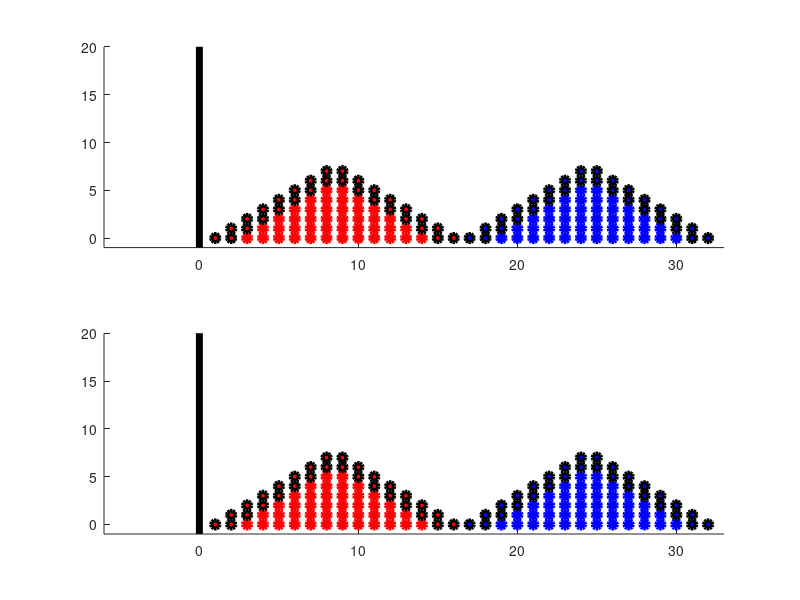
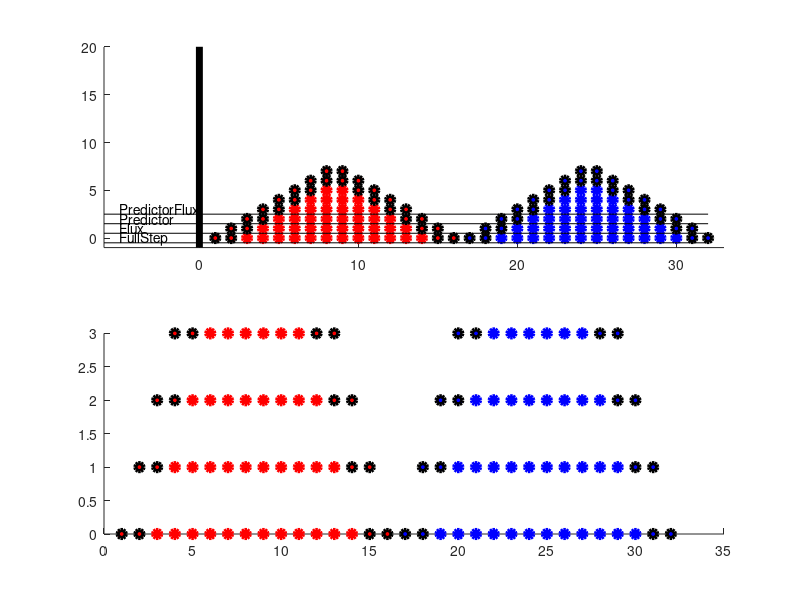

The MATLAB source for these figures, in order:
clear
clc
close all

tpb = 16;
clr = {'r','b'};
index = 1:tpb;

for k = 1:tpb/2
    for n = 1:2
        for a = k:(tpb+1)-k
            figure(1)
            subplot(2,1,1)
            hold on
            g = a+(n-1)*tpb;
            h = plot(g,k-1,strcat('o',clr{n}),'MarkerFaceColor',clr{n},'LineWidth',3);
            if a<(k+2) || a>(tpb-(k+1))
                set(h,'MarkerEdgeColor','k')
            end
            
            subplot(2,1,2)
            hold on
            h = plot(g,k-1,strcat('o',clr{n}),'MarkerFaceColor',clr{n},'LineWidth',3);
            if a<(k+2) || a>(tpb-(k+1))
                set(h,'MarkerEdgeColor','k')
            end
            
            figure(2)
            subplot(2,1,1)
            hold on
            h = plot(g,k-1,strcat('o',clr{n}),'MarkerFaceColor',clr{n},'LineWidth',3);
            if a<(k+2) || a>(tpb-(k+1))
                set(h,'MarkerEdgeColor','k')
            end
            
            if (k-1) < tpb/4
                subplot(2,1,2)
                hold on
                h = plot(g,k-1,strcat('o',clr{n}),'MarkerFaceColor',clr{n},'LineWidth',3);
                if a<(k+2) || a>(tpb-(k+1))
                    set(h,'MarkerEdgeColor','k')
                end
            end
        end
    end
end

figure(1)
subplot(2,1,1)
xlim([-6,2*tpb+1])
ylim([-1,1.25*tpb])
plot([0,0],[-1,2*tpb],'k','Linewidth',5)
subplot(2,1,2)
xlim([-6,2*tpb+1])
ylim([-1,1.25*tpb])
plot([0,0],[-1,2*tpb],'k','Linewidth',5)
figure(2)
subplot(2,1,1)
xlim([-6,2*tpb+1])
ylim([-1,1.25*tpb])
plot([0,0],[-1,2*tpb],'k','Linewidth',5)

for k = 0:3
    plot([-6,2*tpb],[k-.5,k-.5],'k')
end

text(-5,0,'FullStep')
text(-5,1,'Flux')
text(-5,2,'Predictor')
text(-5,3,'PredictorFlux')

subplot(2,1,2)





